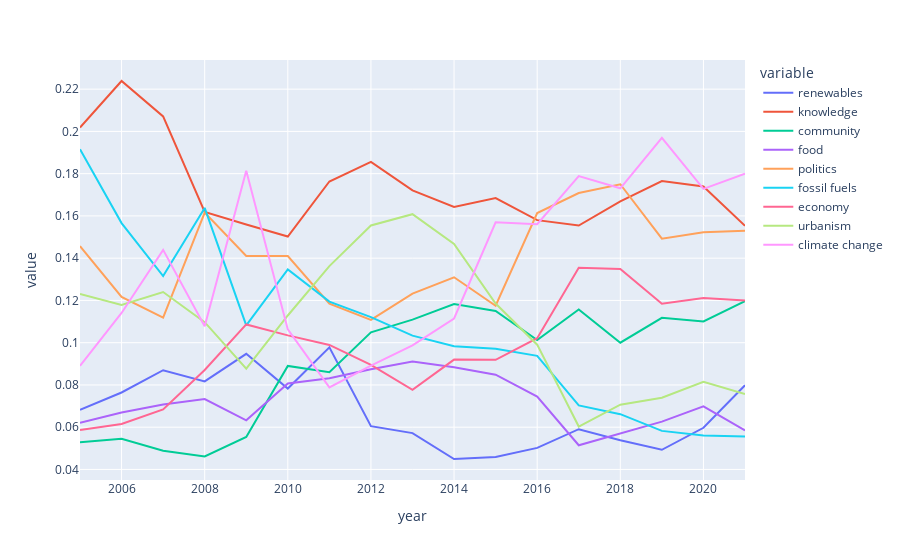

Here is the notebook cell this chart was saved with:
### Code cell
labels_09 = ['renewables',
             'knowledge',
             'community',
             'food',
             'politics',
             'fossil fuels',
             'economy',
             'urbanism',
             'climate change']
env.columns = ['url', 'title', 'date', 'text_processed', 'tokens', 'lda_topics'] + labels_09 + ['year']

px.line(env.groupby('year').mean(), labels=labels_dic)

### Figure 1 — Plotly figure (JSON) as saved in the notebook; plotly's stock layout.template omitted (floating-point values rounded to 4 significant figures)
{"data": [{"hovertemplate": "variable=renewables<br>year=%{x}<br>value=%{y}<extra></extra>", "legendgroup": "renewables", "line": {"color": "#636efa", "dash": "solid"}, "mode": "lines", "name": "renewables", "orientation": "v", "showlegend": true, "type": "scatter", "x": [2005, 2006, 2007, 2008, 2009, 2010, 2011, 2012, 2013, 2014, 2015, 2016, 2017, 2018, 2019, 2020, 2021], "xaxis": "x", "y": [0.06823, 0.07642, 0.08697, 0.08168, 0.09472, 0.0783, 0.09779, 0.06051, 0.05721, 0.04495, 0.04592, 0.05022, 0.05905, 0.05378, 0.04932, 0.05972, 0.07987], "yaxis": "y"}, {"hovertemplate": "variable=knowledge<br>year=%{x}<br>value=%{y}<extra></extra>", "legendgroup": "knowledge", "line": {"color": "#EF553B", "dash": "solid"}, "mode": "lines", "name": "knowledge", "orientation": "v", "showlegend": true, "type": "scatter", "x": [2005, 2006, 2007, 2008, 2009, 2010, 2011, 2012, 2013, 2014, 2015, 2016, 2017, 2018, 2019, 2020, 2021], "xaxis": "x", "y": [0.2018, 0.2239, 0.2071, 0.1619, 0.1559, 0.1503, 0.1763, 0.1856, 0.1721, 0.1643, 0.1685, 0.158, 0.1554, 0.1669, 0.1765, 0.1739, 0.1553], "yaxis": "y"}, {"hovertemplate": "variable=community<br>year=%{x}<br>value=%{y}<extra></extra>", "legendgroup": "community", "line": {"color": "#00cc96", "dash": "solid"}, "mode": "lines", "name": "community", "orientation": "v", "showlegend": true, "type": "scatter", "x": [2005, 2006, 2007, 2008, 2009, 2010, 2011, 2012, 2013, 2014, 2015, 2016, 2017, 2018, 2019, 2020, 2021], "xaxis": "x", "y": [0.05292, 0.05449, 0.04884, 0.04617, 0.05541, 0.089, 0.08607, 0.1049, 0.1109, 0.1183, 0.115, 0.1013, 0.1157, 0.09998, 0.1118, 0.1101, 0.1196], "yaxis": "y"}, {"hovertemplate": "variable=food<br>year=%{x}<br>value=%{y}<extra></extra>", "legendgroup": "food", "line": {"color": "#ab63fa", "dash": "solid"}, "mode": "lines", "name": "food", "orientation": "v", "showlegend": true, "type": "scatter", "x": [2005, 2006, 2007, 2008, 2009, 2010, 2011, 2012, 2013, 2014, 2015, 2016, 2017, 2018, 2019, 2020, 2021], "xaxis": "x", "y": [0.06206, 0.06695, 0.07078, 0.07333, 0.06326, 0.08073, 0.08315, 0.08742, 0.09104, 0.08842, 0.08485, 0.07449, 0.05146, 0.0569, 0.06265, 0.06986, 0.05844], "yaxis": "y"}, {"hovertemplate": "variable=politics<br>year=%{x}<br>value=%{y}<extra></extra>", "legendgroup": "politics", "line": {"color": "#FFA15A", "dash": "solid"}, "mode": "lines", "name": "politics", "orientation": "v", "showlegend": true, "type": "scatter", "x": [2005, 2006, 2007, 2008, 2009, 2010, 2011, 2012, 2013, 2014, 2015, 2016, 2017, 2018, 2019, 2020, 2021], "xaxis": "x", "y": [0.1457, 0.1217, 0.1118, 0.1616, 0.141, 0.141, 0.1185, 0.1108, 0.1232, 0.131, 0.1175, 0.1614, 0.1709, 0.175, 0.1493, 0.1523, 0.1529], "yaxis": "y"}, {"hovertemplate": "variable=fossil fuels<br>year=%{x}<br>value=%{y}<extra></extra>", "legendgroup": "fossil fuels", "line": {"color": "#19d3f3", "dash": "solid"}, "mode": "lines", "name": "fossil fuels", "orientation": "v", "showlegend": true, "type": "scatter", "x": [2005, 2006, 2007, 2008, 2009, 2010, 2011, 2012, 2013, 2014, 2015, 2016, 2017, 2018, 2019, 2020, 2021], "xaxis": "x", "y": [0.1915, 0.1566, 0.1315, 0.1638, 0.1082, 0.1346, 0.1195, 0.1121, 0.1034, 0.09835, 0.09712, 0.09376, 0.07031, 0.06618, 0.05825, 0.05607, 0.05561], "yaxis": "y"}, {"hovertemplate": "variable=economy<br>year=%{x}<br>value=%{y}<extra></extra>", "legendgroup": "economy", "line": {"color": "#FF6692", "dash": "solid"}, "mode": "lines", "name": "economy", "orientation": "v", "showlegend": true, "type": "scatter", "x": [2005, 2006, 2007, 2008, 2009, 2010, 2011, 2012, 2013, 2014, 2015, 2016, 2017, 2018, 2019, 2020, 2021], "xaxis": "x", "y": [0.05862, 0.06151, 0.06841, 0.08707, 0.1086, 0.1034, 0.09893, 0.0895, 0.07765, 0.09201, 0.0919, 0.1021, 0.1354, 0.1349, 0.1185, 0.1212, 0.12], "yaxis": "y"}, {"hovertemplate": "variable=urbanism<br>year=%{x}<br>value=%{y}<extra></extra>", "legendgroup": "urbanism", "line": {"color": "#B6E880", "dash": "solid"}, "mode": "lines", "name": "urbanism", "orientation": "v", "showlegend": true, "type": "scatter", "x": [2005, 2006, 2007, 2008, 2009, 2010, 2011, 2012, 2013, 2014, 2015, 2016, 2017, 2018, 2019, 2020, 2021], "xaxis": "x", "y": [0.1231, 0.1179, 0.124, 0.1097, 0.0877, 0.1129, 0.1363, 0.1555, 0.1608, 0.1467, 0.1186, 0.09906, 0.06029, 0.07064, 0.07393, 0.08149, 0.07569], "yaxis": "y"}, {"hovertemplate": "variable=climate change<br>year=%{x}<br>value=%{y}<extra></extra>", "legendgroup": "climate change", "line": {"color": "#FF97FF", "dash": "solid"}, "mode": "lines", "name": "climate change", "orientation": "v", "showlegend": true, "type": "scatter", "x": [2005, 2006, 2007, 2008, 2009, 2010, 2011, 2012, 2013, 2014, 2015, 2016, 2017, 2018, 2019, 2020, 2021], "xaxis": "x", "y": [0.08905, 0.1141, 0.1439, 0.1078, 0.1814, 0.1063, 0.07883, 0.08917, 0.09869, 0.1115, 0.157, 0.1561, 0.1789, 0.1731, 0.197, 0.1728, 0.18], "yaxis": "y"}], "layout": {"legend": {"title": {"text": "variable"}, "tracegroupgap": 0}, "margin": {"t": 60}, "xaxis": {"anchor": "y", "domain": [0, 1], "title": {"text": "year"}}, "yaxis": {"anchor": "x", "domain": [0, 1], "title": {"text": "value"}}}}
